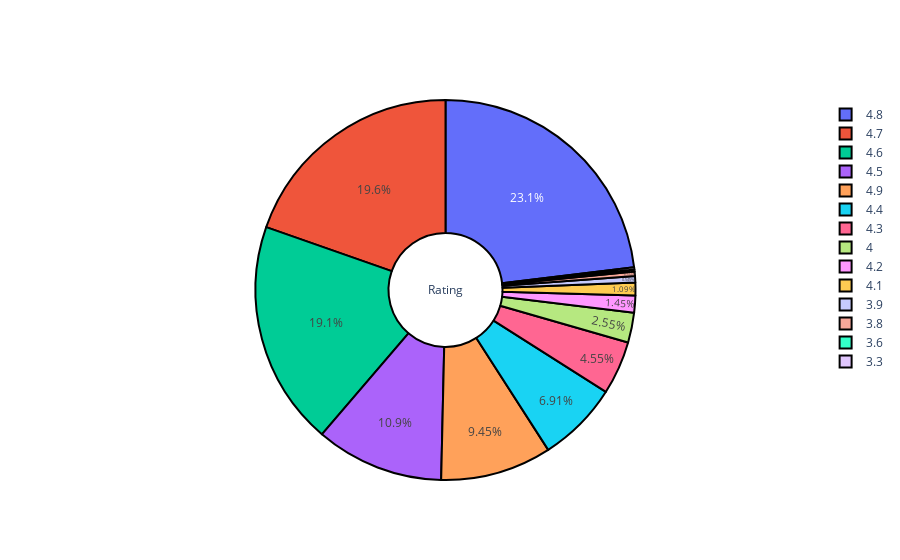

The notebook cell saved with this chart:
### Code cell
def pie_plot(cnt_srs, title):
    labels=cnt_srs.index
    values=cnt_srs.values
    trace = go.Pie(labels=labels, 
                   values=values, 
                   title=title, 
                   hoverinfo=['percent+value'], 
                   textinfo='percent',
                   textposition='inside',
                   hole=0.3,
                   showlegend=True,
                   marker=dict(colors=plt.cm.viridis_r(np.linspace(0, 1, 14)),
                               line=dict(color='#000000', width=2)  ) 
                  )
    return trace
py.iplot([pie_plot(data['User Rating'].value_counts(), 'Rating')])

### Figure 1 — Plotly figure (JSON) as saved in the notebook; plotly's stock layout.template omitted (floating-point values rounded to 4 significant figures)
{"data": [{"hole": 0.3, "hoverinfo": ["percent+value"], "labels": [4.8, 4.7, 4.6, 4.5, 4.9, 4.4, 4.3, 4, 4.2, 4.1, 3.9, 3.8, 3.6, 3.3], "marker": {"colors": [[0.9932, 0.9062, 0.1439, 1], [0.8042, 0.882, 0.115, 1], [0.5958, 0.8487, 0.2433, 1], [0.404, 0.8003, 0.3626, 1], [0.2529, 0.7422, 0.4483, 1], [0.1466, 0.6731, 0.5089, 1], [0.1201, 0.6001, 0.5425, 1], [0.1405, 0.5301, 0.5557, 1], [0.1696, 0.4563, 0.558, 1], [0.2031, 0.3797, 0.5539, 1], [0.2393, 0.3009, 0.5408, 1], [0.2718, 0.2093, 0.5044, 1], [0.2831, 0.1106, 0.4316, 1], [0.267, 0.004874, 0.3294, 1]], "line": {"color": "#000000", "width": 2}}, "showlegend": true, "textinfo": "percent", "textposition": "inside", "title": {"text": "Rating"}, "type": "pie", "values": [127, 108, 105, 60, 52, 38, 25, 14, 8, 6, 3, 2, 1, 1]}], "layout": {"autosize": true}}
